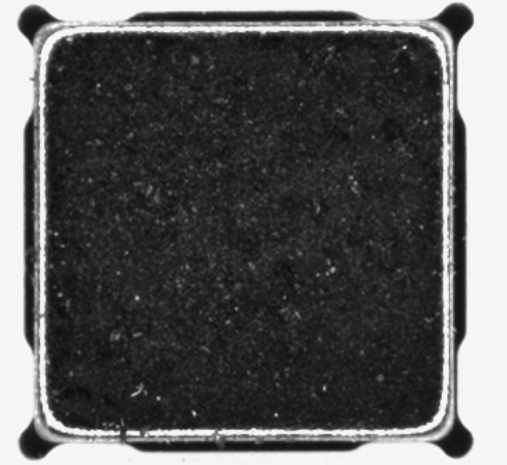
#> input picture Image/img4.png, 507 x 465 px
$ python mask.py
#> lines starting #> are read from the running program, lines starting #| are printed output that depends on the picture; after the words box and inside, x2 and y2 are one past the last pixel; in counts of white or black regions, pixels touching at a corner belong together
import cv2
import numpy as np

imgPath = "Image/img4.png"
#imgPath = "Pic/test1.png"


src = cv2.imread(imgPath,cv2.IMREAD_COLOR)
#> src is the input picture: shape (465, 507, 3); min 11, max 253, mean 90.2

hsv = cv2.cvtColor(src,cv2.COLOR_BGR2HSV)
#> hsv: shape (465, 507, 3); mean H, S, V 0, 0, 90.2

dark_n = np.array([0,0,0])
light_n = np.array([80,80,80])

mask = cv2.inRange(hsv,dark_n,light_n)
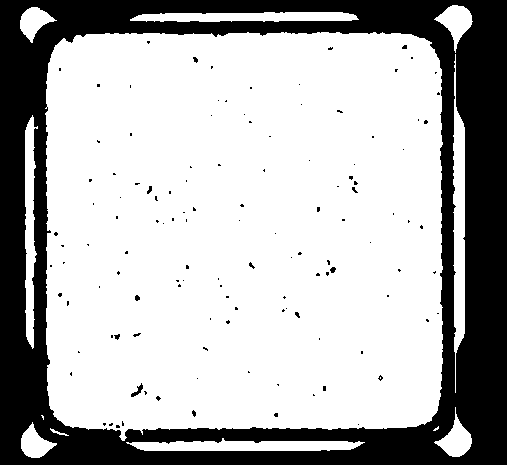
#> mask: shape (465, 507); 70.2% white; 124 black regions (117 under 20 px), largest, box (x1, y1, x2, y2) and area: (0, 0, 507, 465) 69237, (131, 383, 143, 397) 61, (330, 267, 336, 273) 26

res = cv2.bitwise_and(src,src,mask=mask)
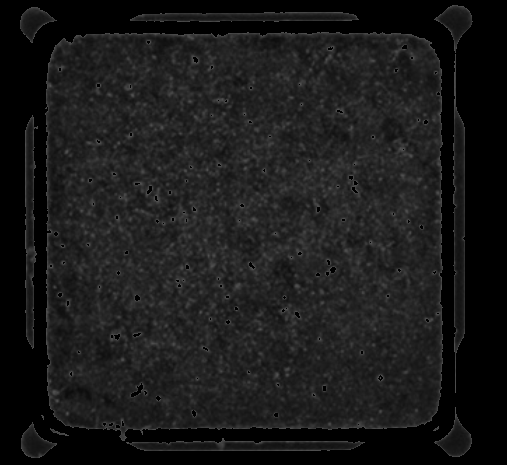
#> res: shape (465, 507, 3); min 0, max 80, mean 25.6

b_rec =cv2.bitwise_not(res,res)
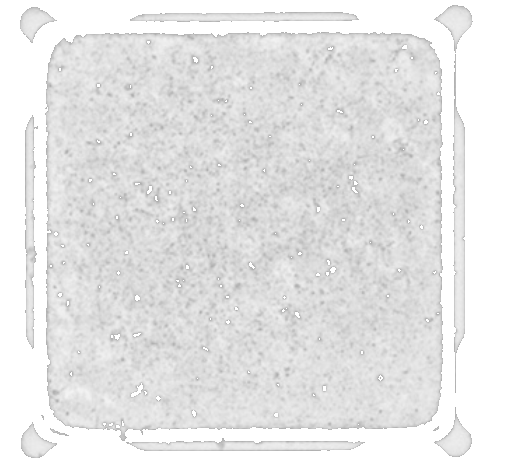
#> b_rec: shape (465, 507, 3); min 175, max 255, mean 229.4

cv2.imshow('original',src)
cv2.imshow('mask',mask)
cv2.imshow('result',res)

cv2.waitKey(0)
cv2.destroyAllWindows()

$ run again, with Image/img1.png copied over Image/img4.png
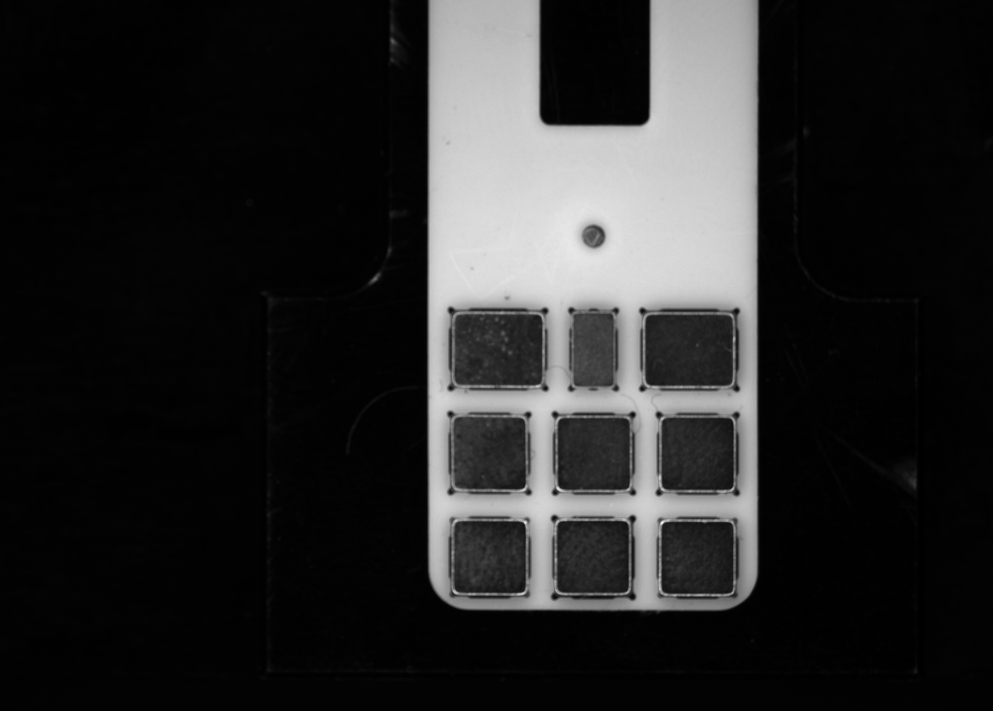
#> input picture Image/img1.png, 993 x 711 px, shrunk from 3840 x 2748 before the run
#> src is the input picture: shape (711, 993, 3); min 0, max 244, mean 40.6
#> hsv: shape (711, 993, 3); mean H, S, V 0, 0, 40.6
#> `mask = cv2.inRange(hsv,dark_n,light_n)`:
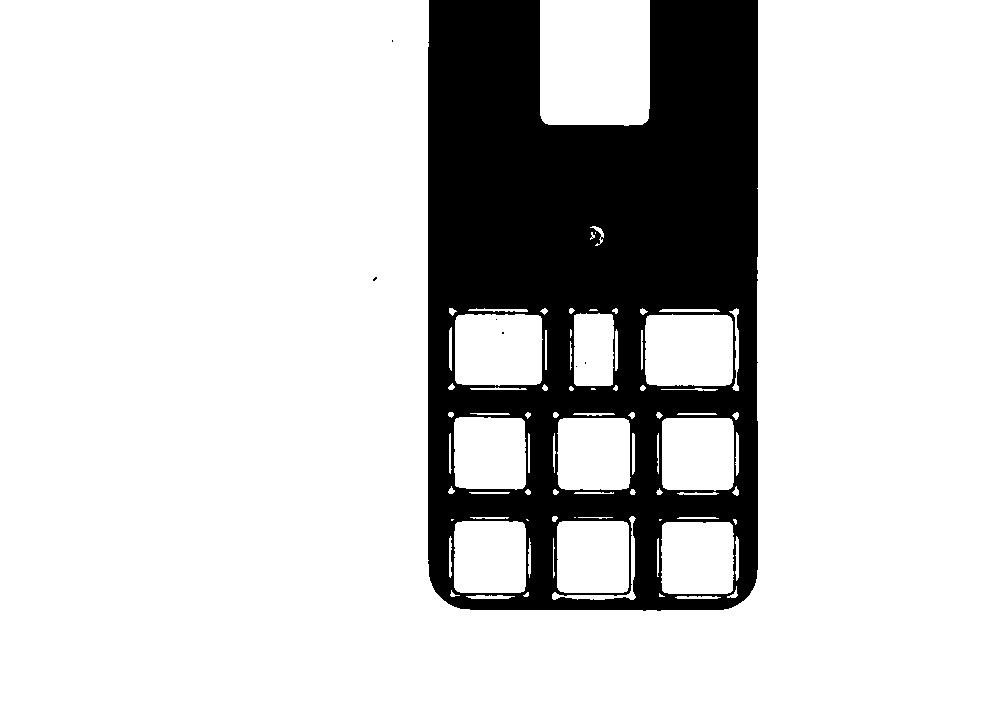
#> mask: shape (711, 993); 80.7% white; 7 black regions (6 under 20 px), largest, box (x1, y1, x2, y2) and area: (428, 0, 758, 611) 136144
#> `b_rec =cv2.bitwise_not(res,res)`:
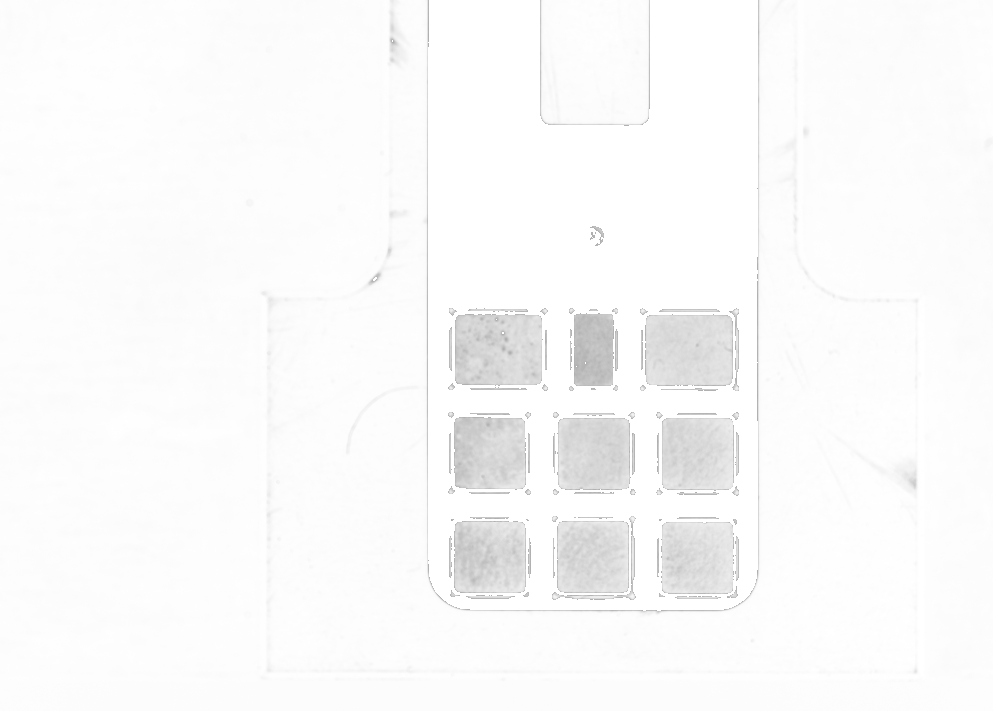
#> b_rec: shape (711, 993, 3); min 175, max 255, mean 250
